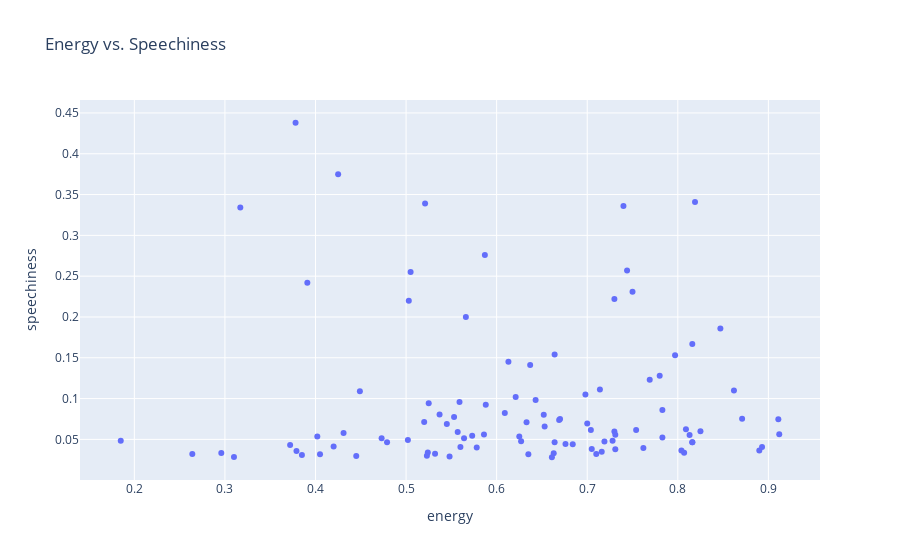

This figure's notebook cell:
### Code cell
fig = px.scatter(features_df, x="energy", y="speechiness", title="Energy vs. Speechiness",
                 hover_data=['energy', 'speechiness','name'])
fig.show()

### Figure 1 — Plotly figure (JSON) as saved in the notebook; plotly's stock layout.template omitted (floating-point values rounded to 4 significant figures)
{"data": [{"customdata": [["Blinding Lights"], ["Shape of You"], ["Dance Monkey"], ["Someone You Loved"], ["Rockstar"], ["Sunflower"], ["One Dance"], ["Closer"], ["Stay"], ["Believer"], ["Señorita"], ["Perfect"], ["Heat Waves"], ["Say You Won't Let Go"], ["Starboy"], ["Bad Guy"], ["Thinking Out Loud"], ["Lucid Dreams"], ["Don't Start Now"], ["Lovely"], ["Watermelon Sugar"], ["God's Plan"], ["Photograph"], ["Bohemian Rhapsody"], ["Something Just Like This"], ["Sweater Weather"], ["Shallow"], ["As It Was"], ["Love Yourself"], ["Circles"], ["Sad!"], ["Take Me to Church"], ["All of Me"], ["Thunder"], ["7 Rings"], ["Goosebumps"], ["Jocelyn Flores"], ["Havana"], ["Stressed Out"], ["XO Tour Llif3"], ["Counting Stars"], ["New Rules"], ["Wake Me Up"], ["Riptide"], ["Happier"], ["Humble"], ["Let Her Go"], ["The Hills"], ["Sicko Mode"], ["Can't Hold Us"], ["Good 4 U"], ["Sorry"], ["One Kiss"], ["Let Me Love You"], ["Drivers License"], ["Lean On"], ["Treat You Better"], ["Roses (Imanbek remix)"], ["Better Now"], ["Stay with Me"], ["Congratulations"], ["Faded"], ["Without Me"], ["Industry Baby"], ["Lose Yourself"], ["Memories"], ["Demons"], ["Mr. Brightside"], ["Uptown Funk"], ["Too Good at Goodbyes"], ["Levitating"], ["I Took a Pill in Ibiza (Seeb Remix)"], ["Don't Let Me Down"], ["Thank U, Next"], ["I Don't Care"], ["Dakiti"], ["Montero (Call Me by Your Name)"], ["Mood"], ["Do I Wanna Know?"], ["Unforgettable"], ["Dynamite"], ["Despacito (remix)"], ["Moonlight"], ["Wonderwall"], ["No Role Modelz"], ["That's What I Like"], ["The Box"], ["'Till I Collapse"], ["There's Nothing Holdin' Me Back"], ["Stitches"], ["Cheap Thrills"], ["Smells Like Teen Spirit"], ["See You Again"], ["I'm Yours"], ["I Like Me Better"], ["7 Years"], ["Yellow"], ["Sugar"], ["Despacito"], ["Don't Stop Me Now"]], "hovertemplate": "energy=%{x}<br>speechiness=%{y}<br>name=%{customdata[0]}<extra></extra>", "legendgroup": "", "marker": {"color": "#636efa", "symbol": "circle"}, "mode": "markers", "name": "", "orientation": "v", "showlegend": false, "type": "scatter", "x": [0.73, 0.652, 0.588, 0.405, 0.52, 0.479, 0.625, 0.524, 0.31, 0.78, 0.548, 0.663, 0.525, 0.557, 0.587, 0.425, 0.445, 0.566, 0.185, 0.296, 0.816, 0.449, 0.379, 0.402, 0.635, 0.807, 0.385, 0.731, 0.378, 0.762, 0.613, 0.664, 0.264, 0.89, 0.317, 0.728, 0.391, 0.523, 0.637, 0.75, 0.705, 0.7, 0.783, 0.731, 0.67, 0.621, 0.545, 0.564, 0.73, 0.871, 0.664, 0.643, 0.862, 0.716, 0.431, 0.809, 0.819, 0.719, 0.578, 0.42, 0.804, 0.627, 0.669, 0.704, 0.744, 0.684, 0.71, 0.911, 0.609, 0.372, 0.825, 0.714, 0.502, 0.653, 0.676, 0.573, 0.503, 0.74, 0.532, 0.769, 0.783, 0.816, 0.537, 0.893, 0.521, 0.56, 0.586, 0.847, 0.813, 0.754, 0.698, 0.912, 0.559, 0.633, 0.505, 0.473, 0.661, 0.816, 0.797, 0.553], "xaxis": "x", "y": [0.0598, 0.0802, 0.0924, 0.0319, 0.0712, 0.0466, 0.0536, 0.0338, 0.0283, 0.128, 0.029, 0.0331, 0.0944, 0.059, 0.276, 0.375, 0.0296, 0.2, 0.0484, 0.0333, 0.0465, 0.109, 0.0359, 0.0536, 0.0317, 0.0336, 0.0308, 0.0557, 0.438, 0.0395, 0.145, 0.0464, 0.0322, 0.0364, 0.334, 0.0484, 0.242, 0.03, 0.141, 0.231, 0.0382, 0.0694, 0.0523, 0.0379, 0.0751, 0.102, 0.0688, 0.0515, 0.222, 0.0752, 0.154, 0.0984, 0.11, 0.0349, 0.0578, 0.0625, 0.341, 0.0474, 0.04, 0.0414, 0.0363, 0.0476, 0.0738, 0.0615, 0.257, 0.044, 0.0321, 0.0747, 0.0824, 0.0432, 0.0601, 0.111, 0.0493, 0.0658, 0.0442, 0.0544, 0.22, 0.336, 0.0323, 0.123, 0.0859, 0.167, 0.0804, 0.0406, 0.339, 0.0406, 0.0559, 0.186, 0.0554, 0.0615, 0.105, 0.0564, 0.0959, 0.0711, 0.255, 0.0514, 0.0281, 0.0465, 0.153, 0.0773], "yaxis": "y"}], "layout": {"legend": {"tracegroupgap": 0}, "title": {"text": "Energy vs. Speechiness"}, "xaxis": {"anchor": "y", "domain": [0, 1], "title": {"text": "energy"}}, "yaxis": {"anchor": "x", "domain": [0, 1], "title": {"text": "speechiness"}}}}
